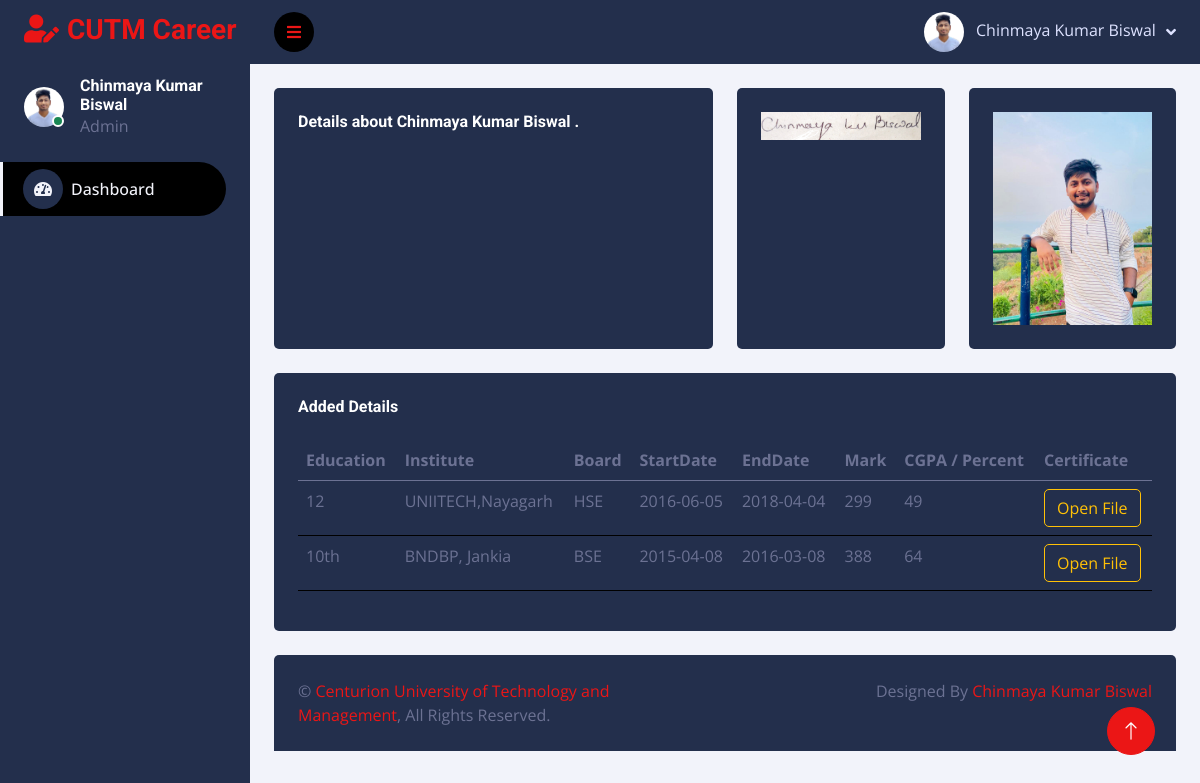
/admin/educationDetails.php?registrationId=5 (signed in), run on the app's committed database.
### tables this page shows
CREATE TABLE `registrationlog` (
  `id` int(11) NOT NULL,
  `Title` varchar(255) NOT NULL,
  `firstName` varchar(255) NOT NULL,
  `lastName` varchar(255) NOT NULL,
  `age` varchar(255) NOT NULL,
  `dob` varchar(255) NOT NULL,
  `email` varchar(255) NOT NULL,
  `mobile` varchar(255) NOT NULL,
  `address` varchar(255) NOT NULL,
  `postApplied` varchar(255) NOT NULL,
  `Qualification` varchar(255) NOT NULL,
  `Specialization` varchar(255) NOT NULL,
  `Experience` varchar(255) NOT NULL,
  `Skills` varchar(255) NOT NULL,
  `Remarks` varchar(255) NOT NULL,
  `Time` timestamp NOT NULL DEFAULT current_timestamp(),
  `sign` varchar(255) NOT NULL,
  `photo` varchar(255) NOT NULL,
  `cv` varchar(255) NOT NULL,
  `status` varchar(255) NOT NULL
);

CREATE TABLE `educationdetails` (
  `id` int(11) NOT NULL,
  `registrationlogId` varchar(255) NOT NULL,
  `education` varchar(255) NOT NULL,
  `Institute` varchar(255) NOT NULL,
  `board` varchar(255) NOT NULL,
  `startDate` varchar(255) NOT NULL,
  `endDate` varchar(255) NOT NULL,
  `mark` varchar(255) NOT NULL,
  `cgpa` varchar(255) NOT NULL,
  `file` varchar(255) NOT NULL
);

### include/function.php (called while the page is built, shortened)
<?php
   function getAdminDetails($db,$email){
        $query="SELECT * FROM admin WHERE email='$email'";
        $run=mysqli_query($db,$query);
        $data=mysqli_fetch_assoc($run);
        return $data;
    }
function getRegisterDetails($db,$registrationId){
    $query="SELECT * FROM registrationlog WHERE id='$registrationId'";
    $run=mysqli_query($db,$query);
    $data=mysqli_fetch_assoc($run);
    return $data;
}
function getAllFile($db,$registrationId){
    $query="SELECT * FROM educationdetails where registrationlogId='$registrationId' ORDER BY id DESC";
    $run=mysqli_query($db,$query);
    $data=array();
    while($d=mysqli_fetch_assoc($run)){
        $data[]=$d;
    }
    return $data;
}
?>

### admin/educationDetails.php (the view, shortened to what this page needs)
<?php
require('../include/database.php');
require('../include/function.php');
$email=$_SESSION['email'];
if($_SESSION['email'])
{
  $adminData=getAdminDetails($db,$email);
}
else {
  header('location:../include/logout.php');
}
$registrationId=$_GET['registrationId'];
if($_GET['registrationId'])
{
  $registerData=getRegisterDetails($db,$registrationId);
}
else {
  header('location:./index.php');
}
?>
<!DOCTYPE html>
<html lang="en">
<head>
    <link href="https://cdnjs.cloudflare.com/ajax/libs/font-awesome/5.10.0/css/all.min.css" rel="stylesheet">
    <link href="https://cdn.jsdelivr.net/npm/bootstrap-icons@1.4.1/font/bootstrap-icons.css" rel="stylesheet">
    <link href="lib/owlcarousel/assets/owl.carousel.min.css" rel="stylesheet">
    <link href="lib/tempusdominus/css/tempusdominus-bootstrap-4.min.css" rel="stylesheet" />
    <link href="../css/bootstrap.min.css" rel="stylesheet">
    <link href="../css/style.css" rel="stylesheet">
</head>
<body>
    <div class="container-fluid position-relative d-flex p-0">
        <div class="sidebar pe-4 pb-3">
            <nav class="navbar bg-secondary navbar-dark">
                <a href="index.html" class="navbar-brand mx-4 mb-3">
                    <h3 class="text-primary"><i class="fa fa-user-edit me-2"></i>CUTM Career</h3>
                </a>
                <div class="d-flex align-items-center ms-4 mb-4">
                    <div class="position-relative">
                        <img class="rounded-circle" src="./img/<?=$adminData['image']?>" alt="" style="width: 40px; height: 40px;">
                        <div class="bg-success rounded-circle border border-2 border-white position-absolute end-0 bottom-0 p-1"></div>
                    </div>
                    <div class="ms-3">
                        <h6 class="mb-0"><?=$adminData['name']?></h6>
                        <span>Admin</span>
                    </div>
                </div>
                <div class="navbar-nav w-100">
                    <a href="index.html" class="nav-item nav-link active"><i class="fa fa-tachometer-alt me-2"></i>Dashboard</a>
                </div>
            </nav>
        </div>
        <div class="content">
            <nav class="navbar navbar-expand bg-secondary navbar-dark sticky-top px-4 py-0">
                <a href="#" class="sidebar-toggler flex-shrink-0">
                    <i class="fa fa-bars"></i>
                </a>
                <div class="navbar-nav align-items-center ms-auto">
                    <div class="nav-item dropdown">
                        <a href="#" class="nav-link dropdown-toggle" data-bs-toggle="dropdown">
                            <img class="rounded-circle me-lg-2" src="./img/<?=$adminData['image']?>" alt="" style="width: 40px; height: 40px;">
                            <span class="d-none d-lg-inline-flex"><?=$adminData['name']?></span>
                        </a>
                    </div>
                </div>
            </nav>
            <div class="container-fluid pt-4 px-4">
                <div class="row g-4">
                    <div class="col-sm-12 col-xl-6">
                        <div class="bg-secondary rounded h-100 p-4">
                            <h6 class="mb-4">Details about <?=$registerData['firstName']?> <?=$registerData['lastName']?> .
                        </div>
                    </div>
                    <div class="col-sm-12 col-xl-3">
                        <div class="bg-secondary rounded h-100 p-4">
                            <img class="img-fluid" src="../sign/<?=$registerData['sign']?>" alt="">
                        </div>
                    </div>
                    <div class="col-sm-12 col-xl-3">
                        <div class="bg-secondary rounded h-100 p-4">
                        <img class="img-fluid" src="../profile/<?=$registerData['photo']?>" alt="">
                        </div>
                    </div>
                    <div class="col-12">
                        <div class="bg-secondary rounded h-100 p-4">
                            <h6 class="mb-4">Added Details</h6>
                            <div class="table-responsive">
                                <table class="table">
                                    <thead>
                                        <tr>
                                            <th scope="col">Education</th>
                                            <th scope="col">Institute</th>
                                            <th scope="col">Board</th>
                                            <th scope="col">StartDate</th>
                                            <th scope="col">EndDate</th>
                                            <th scope="col">Mark</th>
                                            <th scope="col">CGPA / Percent</th>
                                            <th scope="col">Certificate</th>
                                        </tr>
                                    </thead>
                                    <tbody>
                                    <?php
                                        $file=getAllFile($db,$registrationId);
                                        foreach($file as $fileGet){
                                    ?>
                                        <tr>
                                            <td><?=$fileGet['education']?></td>
                                            <td><?=$fileGet['Institute']?></td>
                                            <td><?=$fileGet['board']?></td>
                                            <td><?=$fileGet['startDate']?></td>
                                            <td><?=$fileGet['endDate']?></td>
                                            <td><?=$fileGet['mark']?></td>
                                            <td><?=$fileGet['cgpa']?></td>
                                            <td>
                                                <button type="button" class="btn btn-outline-warning btn-icon-text" onclick="location.href='../allfiles/<?=$fileGet['file']?>';">
                                                    <i class="mdi mdi-whatsapp"></i> Open File
                                                </button>
                                            </td>
                                        </tr>
                                    <?php
                                        }
                                    ?>
                                    </tbody>
                                </table>
                            </div>
                        </div>
                    </div>
                </div>
            </div>
            <?php
                include_once('../include/footer.php')
            ?>
        </div>
        <a href="#" class="btn btn-lg btn-primary btn-lg-square back-to-top"><i class="bi bi-arrow-up"></i></a>
    </div>
</body>
</html>

### css/style.css (style rules this page uses)
:root { --primary: #f2f3fa; --secondary: #232f4c; --light: #dde2ff; --dark: #f2f3fa; }
.back-to-top { position: fixed; display: none; right: 45px; bottom: 45px; z-index: 99; }
.btn { transition: .5s; }
.btn-lg-square { width: 48px; height: 48px; }
.btn-square, .btn-sm-square, .btn-lg-square { padding: 0; display: inline-flex; align-items: center; justify-content: center; font-weight: normal; border-radius: 50px; }
.sidebar { position: fixed; top: 0; left: 0; bottom: 0; width: 250px; height: 100vh; overflow-y: auto; background: var(--secondary); transition: 0.5s; z-index: 999; }
.content { margin-left: 250px; min-height: 100vh; background: var(--dark); transition: 0.5s; }
@media (min-width: 992px) { .sidebar { margin-left: 0; } }
@media (min-width: 992px) { .content { width: calc(100% - 250px); } }
.sidebar .navbar .navbar-nav .nav-link { padding: 7px 20px; color: var(--light); font-weight: 500; border-left: 3px solid var(--secondary); border-radius: 0 30px 30px 0; outline: none; }
.sidebar .navbar .navbar-nav .nav-link:hover, .sidebar .navbar .navbar-nav .nav-link.active { color: var(--primary); background: #000; border-color: var(--primary); }
.sidebar .navbar .navbar-nav .nav-link i { width: 40px; height: 40px; display: inline-flex; align-items: center; justify-content: center; border-radius: 40px; }
.sidebar .navbar .navbar-nav .nav-link:hover i, .sidebar .navbar .navbar-nav .nav-link.active i { background: var(--secondary); }
.content .navbar .navbar-nav .nav-link { margin-left: 25px; padding: 12px 0; color: var(--light); outline: none; }
.content .navbar .sidebar-toggler, .content .navbar .navbar-nav .nav-link i { width: 40px; height: 40px; display: inline-flex; align-items: center; justify-content: center; background: #000; border-radius: 40px; }
.content .navbar .dropdown-toggle::after { margin-left: 6px; vertical-align: middle; border: none; content: "\f107"; font-family: "Font Awesome 5 Free"; font-weight: 900; transition: .5s; }

### data on the page
registrationlog: firstName "Chinmaya Kumar", lastName "Biswal", sign (picture), photo (picture)
educationdetails: education "12", Institute "UNIITECH,Nayagarh", board "HSE", startDate "2016-06-05", endDate "2018-04-04", mark "299", cgpa "49"
educationdetails: education "10th", Institute "BNDBP, Jankia", board "BSE", startDate "2015-04-08", endDate "2016-03-08", mark "388", cgpa "64"

### other printed values
$adminData['name'] "Chinmaya Kumar Biswal"
